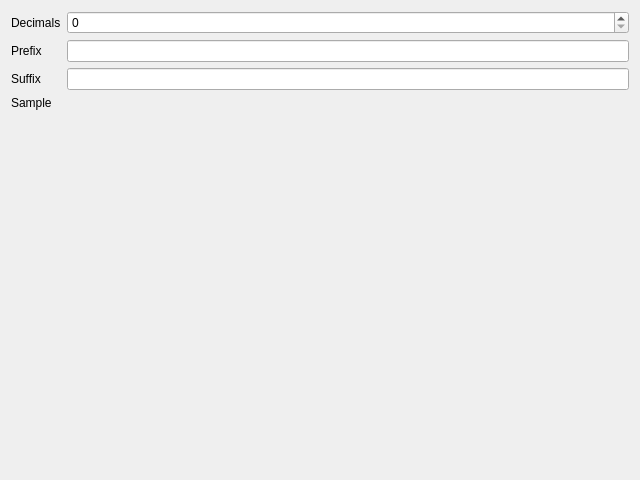
<?xml version="1.0" encoding="UTF-8"?>
<!-- SPDX-License-Identifier: MIT -->
<ui version="4.0">
 <class>NumberFormats</class>
 <widget class="QDialog" name="NumberFormats">
  <property name="geometry">
   <rect>
    <x>0</x>
    <y>0</y>
    <width>640</width>
    <height>480</height>
   </rect>
  </property>
  <property name="windowTitle">
   <string>Numbers</string>
  </property>
  <layout class="QFormLayout" name="formLayout">
   <item row="0" column="0">
    <widget class="QLabel" name="label_decimalsEdit">
     <property name="text">
      <string>Decimals</string>
     </property>
     <property name="buddy">
      <cstring>decimalsEdit</cstring>
     </property>
    </widget>
   </item>
   <item row="0" column="1">
    <widget class="QSpinBox" name="decimalsEdit"/>
   </item>
   <item row="1" column="0">
    <widget class="QLabel" name="label_prefixEdit">
     <property name="text">
      <string>Prefix</string>
     </property>
     <property name="buddy">
      <cstring>prefixEdit</cstring>
     </property>
    </widget>
   </item>
   <item row="1" column="1">
    <widget class="QLineEdit" name="prefixEdit"/>
   </item>
   <item row="2" column="0">
    <widget class="QLabel" name="label_suffixEdit">
     <property name="text">
      <string>Suffix</string>
     </property>
     <property name="buddy">
      <cstring>suffixEdit</cstring>
     </property>
    </widget>
   </item>
   <item row="2" column="1">
    <widget class="QLineEdit" name="suffixEdit"/>
   </item>
   <item row="3" column="0">
    <widget class="QLabel" name="label_sampleLabel">
     <property name="text">
      <string>Sample</string>
     </property>
     <property name="buddy">
      <cstring>sampleLabel</cstring>
     </property>
    </widget>
   </item>
   <item row="3" column="1">
    <widget class="QLabel" name="sampleLabel"/>
   </item>
  </layout>
 </widget>
 <tabstops>
  <tabstop>decimalsEdit</tabstop>
  <tabstop>prefixEdit</tabstop>
  <tabstop>suffixEdit</tabstop>
  <tabstop>sampleLabel</tabstop>
 </tabstops>
</ui>
